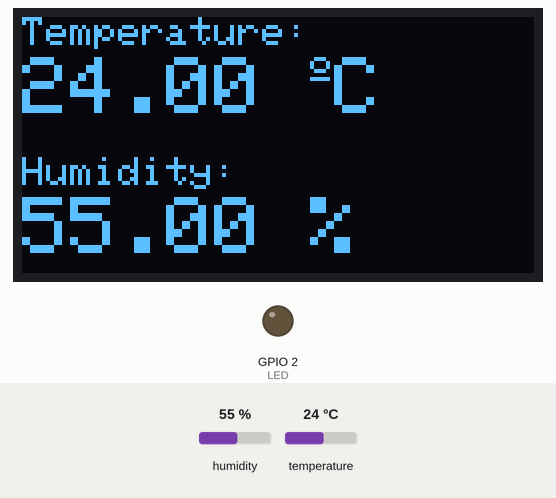
A sketch run on a simulated ESP32. On the bench: 128×64 one-colour display, output pins drawn as LEDs (lit = HIGH). The test bench sets the inputs (shaded band); at power-on: humidity 55 %, temperature 24 °C.

Above: at 4.6 s.
4.7 s: humidity set to 22 %
At 6.6 s:
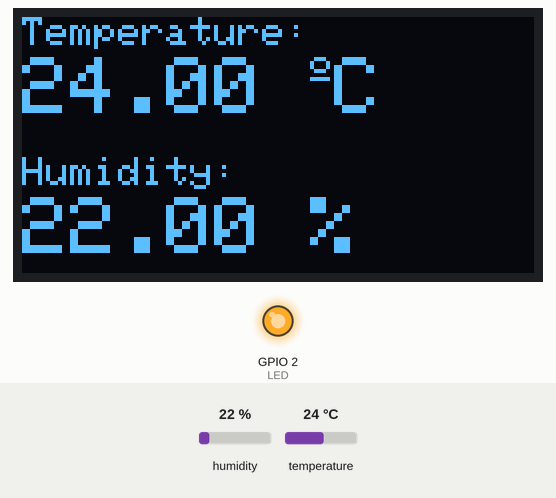
11.2 s: temperature set to 12 °C
At 13.0 s:
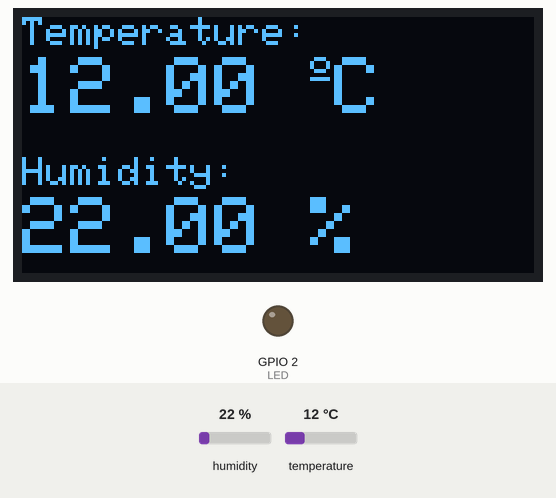
14.2 s: humidity set to 40 %
At 15.0 s:
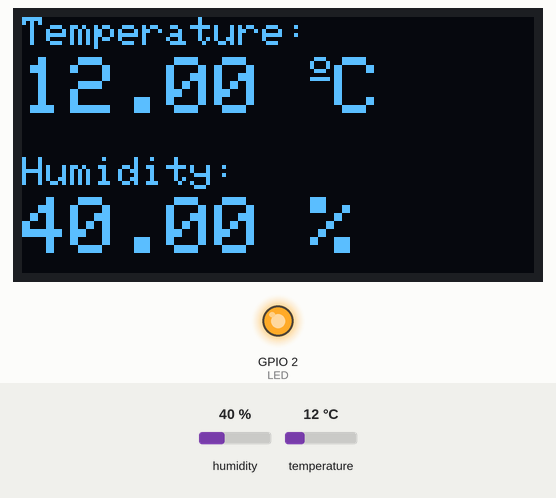
17.2 s: temperature set to 19 °C
At 19.3 s:
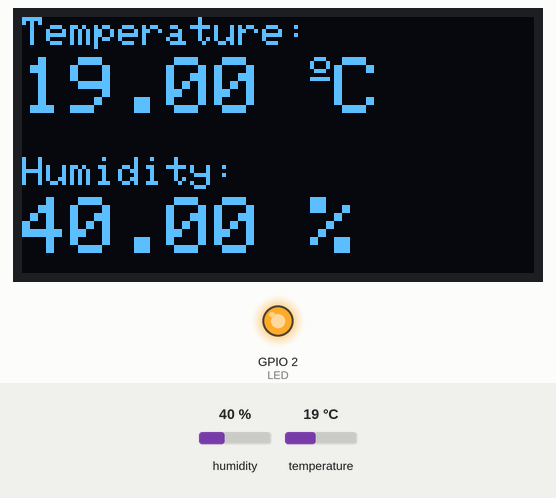
Timing chart, 0 to 21.2 s (numbered marks = the images above; inputs shaded):
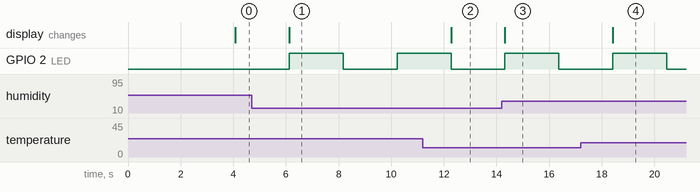

Measured:
- after the input at 4.7 s, the display: changes after 1.4 s (image 1)
- after the input at 11.2 s, the display: changes after 1.1 s (image 2)
- after the input at 14.2 s, the display: changes after 0.12 s (image 3)
- after the input at 17.2 s, the display: changes after 1.2 s (image 4)

The sketch:

ESP32-Temperature-Humidity-Oled.ino
```cpp
#include <Wire.h>
#include <Adafruit_GFX.h>
#include <Adafruit_SSD1306.h>
#include <Adafruit_Sensor.h>
#include <DHT.h>

#define SCREEN_WIDTH 128 // OLED display width, in pixels
#define SCREEN_HEIGHT 64 // OLED display height, in pixels

#define DHTPIN 14 // Digital pin connected to the DHT sensor
#define DHTTYPE DHT11 // DHT 11
#define LED 2

// Declaration for an SSD1306 display connected to I2C (SDA, SCL pins)
Adafruit_SSD1306 display(SCREEN_WIDTH, SCREEN_HEIGHT, &Wire, -1);
DHT dht(DHTPIN, DHTTYPE);
int ledOn = 1;


void updateDisplay() {

  // Read Temp and Hum
  float t = dht.readTemperature();
  float h = dht.readHumidity();
  if (isnan(h) || isnan(t)) {
    Serial.println("Failed to read from DHT sensor!");
  }

  // Clear display
  display.clearDisplay();

  // Display temperature
  display.setTextSize(1);
  display.setCursor(0, 0);
  display.print("Temperature: ");
  display.setTextSize(2);
  display.setCursor(0, 10);
  display.print(t);
  display.print(" ");
  display.setTextSize(1);
  display.cp437(true);
  display.write(167);
  display.setTextSize(2);
  display.print("C");

  // Display humidity
  display.setTextSize(1);
  display.setCursor(0, 35);
  display.print("Humidity: ");
  display.setTextSize(2);
  display.setCursor(0, 45);
  display.print(h);
  display.print(" %");

  display.display();
}

void setup() {
  Serial.begin(115200);

  dht.begin();

  pinMode(LED, OUTPUT);

  // Address 0x3D for 128x64
  if(!display.begin(SSD1306_SWITCHCAPVCC, 0x3C)) {
    Serial.println(F("SSD1306 allocation failed"));
    for(;;);
  }
  delay(2000);
  display.clearDisplay();
  display.setTextColor(WHITE);

}

void loop() {
  delay(2000);

  updateDisplay();

  if (ledOn == 1) {
    ledOn = 0;
    digitalWrite(LED, LOW);
  } else {
    ledOn = 1;
    digitalWrite(LED, HIGH);
  }

}
```
